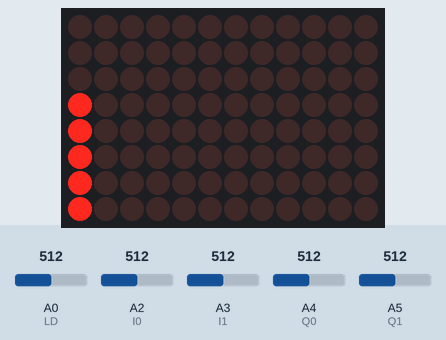
Recording of a sketch running on a simulated Arduino Uno R4 WiFi. Parts: 12×8 LED matrix. The test bench sets the inputs (shaded band); at power-on: A0 (LD) = 512, A2 (I0) = 512, A3 (I1) = 512, A4 (Q0) = 512, A5 (Q1) = 512. What the sketch prints to the serial monitor is not drawn.

Above: at 0.1 s.

The sketch:

F1_GNSS_APU.ino
```cpp
#include "Arduino_LED_Matrix.h"
ArduinoLEDMatrix matrix;

int LD = A0; // potentiometer wiper (middle terminal) connected to analog pin 3
int I0 = A2;
int I1 = A3;
int Q0 = A4;
int Q1 = A5;
                    // outside leads to ground and +5V
int I0_read = 0;
int I1_read = 0;
int Q0_read = 0;
int Q1_read = 0;
int LD_read = 0;  // variable to store the value read

int I0_visual = 0;
int I1_visual = 0;
int Q0_visual = 0;
int Q1_visual = 0;
int LD_visual = 0;

float fractional_reference = 0;

void setup() {
  Serial.begin(9600);           //  setup serial
  matrix.begin();               // begins the Matrix LED
}

uint8_t frame[8][12] = {

  { 0, 0, 0, 0, 0, 0, 0, 0, 0, 0, 0, 0 },
  { 0, 0, 0, 0, 0, 0, 0, 0, 0, 0, 0, 0 },
  { 0, 0, 0, 0, 0, 0, 0, 0, 0, 0, 0, 0 },
  { 0, 0, 0, 0, 0, 0, 0, 0, 0, 0, 0, 0 },
  { 0, 0, 0, 0, 0, 0, 0, 0, 0, 0, 0, 0 },
  { 0, 0, 0, 0, 0, 0, 0, 0, 0, 0, 0, 0 },
  { 0, 0, 0, 0, 0, 0, 0, 0, 0, 0, 0, 0 },
  { 0, 0, 0, 0, 0, 0, 0, 0, 0, 0, 0, 0 }
};

void loop() {
  LD_read = analogRead(LD);  // read the input pin
  I0_read = analogRead(I0);
  I1_read = analogRead(I1);
  Q0_read = analogRead(Q0);
  Q1_read = analogRead(Q1);
  lineloop(LD_read, 3);      // run the LED loop (value in, line on)
  lineloop(I0_read, 4);
  lineloop(I1_read, 5);
  lineloop(Q0_read, 6);
  lineloop(Q1_read, 7);
  matrix.renderBitmap(frame, 8, 12); // render
  Serial.println(LD_read);
}


void lineloop(int Read_value, int frame_x) {
  // function to have each read value be a bar on the board.
  fractional_reference = Read_value/1023; //become percentage of total value
  int visual = 12*fractional_reference;  //number of LED as percentage
  for (int i = 0; i < 12; i++) {
    if (i <= visual) {
      frame[frame_x][i] = 1;
    }
    else {
      frame[frame_x][i] = 0;
    }
  }
}
```
